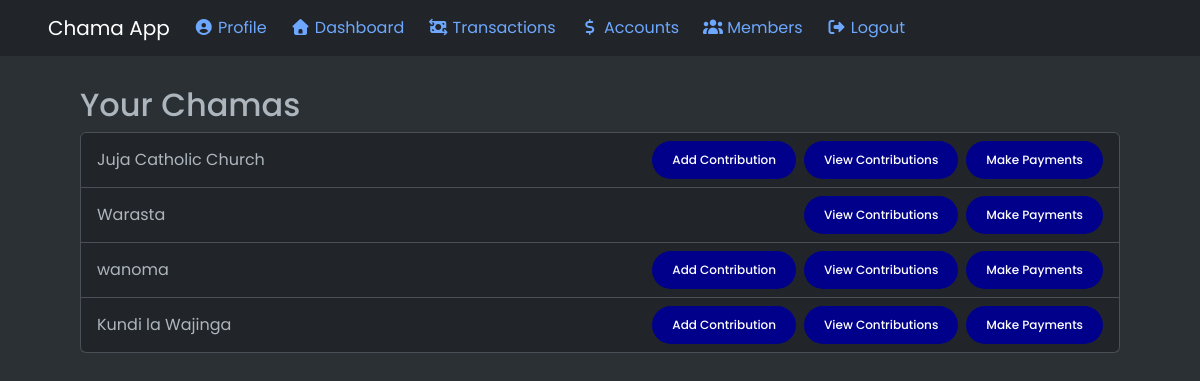
The page /contributions/ (signed in) on the database its author committed.
### app/models.py (models this page shows, shortened)
class Member(models.Model):
    ROLE_CHOICES = [
        ('leader', 'Leader'),
        ('member', 'Member'),
    ]
    user = models.ForeignKey(settings.AUTH_USER_MODEL, on_delete=models.CASCADE)
    chama = models.ForeignKey('Chama', on_delete=models.CASCADE, related_name='members')
    role = models.CharField(max_length=15, choices=ROLE_CHOICES, default='member')
    joined_at = models.DateTimeField(auto_now_add=True)
    class Meta:
        unique_together = ('user', 'chama') # prevents duplicate membership
    """
    How Member Management Works:

    1. When someone creates a Chama, they are automatically assigned as Leader in the Member table.
    2. The Leader can later invite/add members by selecting existing users or entering their email/username.
    3. Each user can belong to multiple Chamas.
    """

class Chama(models.Model):
    name = models.CharField(max_length=255)
    description = models.TextField(blank=True, null=True)
    created_by = models.ForeignKey(
        settings.AUTH_USER_MODEL,
        on_delete=models.CASCADE,
        related_name='chamas_created'
    )
    created_at = models.DateTimeField(auto_now_add=True)
    account_number = models.CharField(max_length=50, unique=True, blank=True, null=True)

### app/views.py (the view)
# urls.py: path('contributions/', views.contributions_overview, name='contributions_overview'),
@login_required
def contributions_overview(request):
    memberships = Member.objects.filter(user=request.user).select_related('chama')
    context = {'memberships': memberships}
    return render(request, 'app/contributions_overview.html', context)

### app/templates/app/contributions_overview.html (shortened to what this page needs)
{% extends 'app/base.html' %}
{% block content %}
<section class="contribution section">
  <div class="container-wrapper">
    <h2>Your Chamas</h2>
    <ul class="list-group">
      {% for membership in memberships %}
      <li
        class="list-group-item d-flex justify-content-between align-items-center"
      >
        <span>{{ membership.chama.name }}</span>
        <div class="btn-toolbar d-flex gap-2">
          {% if membership.role == 'leader' %}
          <a
            href="{% url 'add_contribution' membership.chama.id %}"
            class="btn btn-sm btn-success"
          >
            Add Contribution
          </a>
          {% endif %}
          <a
            href="{% url 'contributions_list' membership.chama.id %}"
            class="btn btn-sm btn-outline-primary"
          >
            View Contributions
          </a>
          <a
            href="{% url 'contributions_list' membership.chama.id %}"
            class="btn btn-sm btn-outline-primary"
          >
            Make Payments
          </a>
        </div>
      </li>
      {% empty %}
      <li class="list-group-item">You don’t belong to any chama yet.</li>
      {% endfor %}
    </ul>
  </div>
</section>
{% endblock %}

### app/static/css/styles.css (style rules this page uses)
:root { --color-bg: #fdfcf9; --color-surface: #f8f6f2; --color-card: #f5f3ef; --second-color: #b9b9b9; --primary-color: #b5afaf; --black-color: #020101; --btn-color: #00008b; --color-text-primary: #111827; --color-text-secondary: #6b7280; --color-text-light: #9ca3af; --text-black-900: #302e4d; --color-accent: #22c55e; --color-accent-dark: #16a34a; --color-accent-light: #86efac; --color-border: #e5e7eb; --color-skin-dark: #3b2f2f; --color-skin-light: #f5d6c6; --color-uniform-primary: #1f2937; --color-uniform-secondary: #374151; --font-size-xs: 0.75rem; --font-size-sm: 0.875rem; --font-size-base: 1rem; --font-size-lg: 1.125rem; --font-size-xl: 1.25rem; --font-size-2xl: 1.5rem; --font-size-3xl: 1.875rem; }
body { margin: 0; padding: 0; background: var(--color-bg); font-family: "Poppins", sans-serif; }
* { padding: 0; box-sizing: border-box; }
.btn { font-size: 12px; font-weight: 500; padding: 10px 20px; color: white; border-radius: 40px; border: none; display: inline-block; white-space: nowrap; background: var(--btn-color); transition: all 0.3s ease; }
.section { min-height: 100vh; display: block; padding: 0 30px; opacity: 1; }
.container-wrapper { max-width: 1100px; width: 100%; margin: auto; padding: 30px; }
ul { list-style: none; }
a { text-decoration: none; }

### rows shown on the page
Member: chama.name "Juja Catholic Church", role "Add Contribution"
Member: chama.name "Warasta"
Member: chama.name "wanoma", role "Add Contribution"
Member: chama.name "Kundi la Wajinga", role "Add Contribution"
